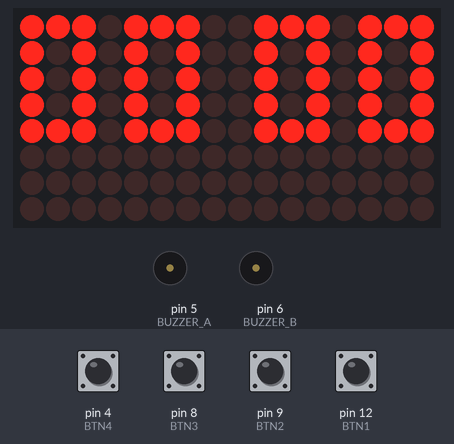
Simulated run of this sketch. Board: Arduino Nano, built with avr-gcc and run on an emulated ATmega328P. Shown: 16×8 LED matrix, buzzer (waves = sounding, pin HIGH). Wiring (inferred from the names in the program): 2 × MAX7219 LED driver (orientation assumed): data pin 11; clock pin 13; CS pin 10. The test bench sets the inputs (shaded band); at power-on: pin 4 (BTN4), pin 8 (BTN3), pin 9 (BTN2), pin 12 (BTN1) HIGH. Pins used as bus, display or sensor lines are not drawn.

Above: at 0.11 s.
At 5.06 s:
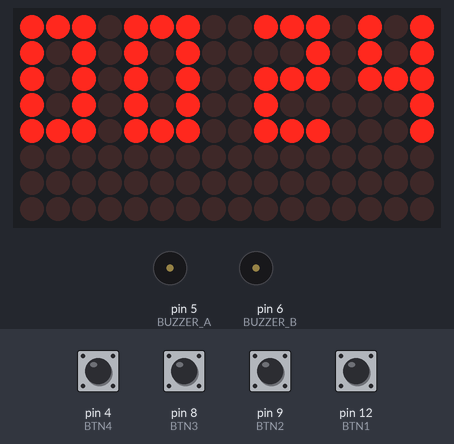
At 10.0 s:
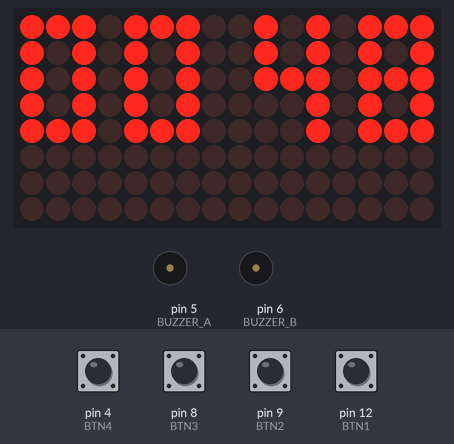
At 19.89 s:
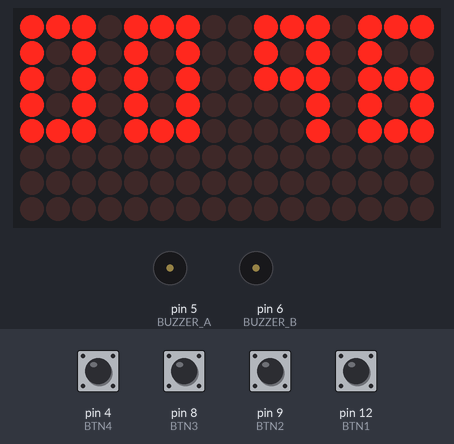
At 29.78 s:
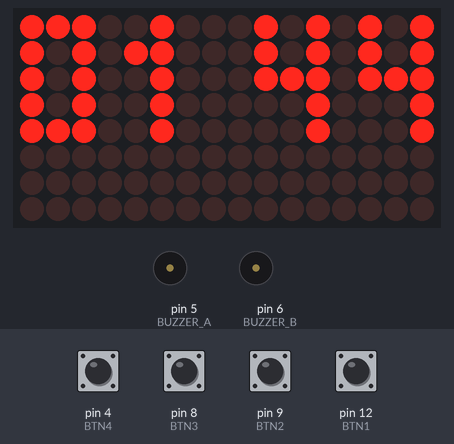
At 39.88 s:
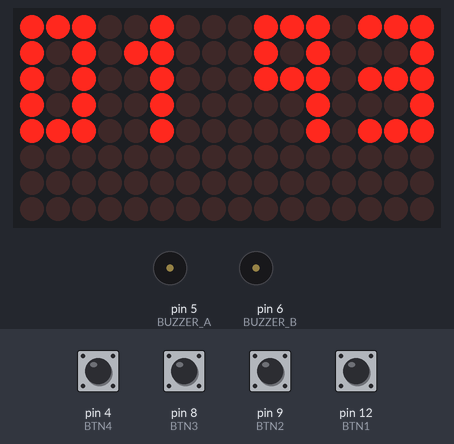

The sketch:

MeuRelogio.ino
```cpp
/*
 * Definicao do hardware:
 * Display (MAX7219):
 * 11 DIN
 * 10 CS
 * 13 CLK
 *
 * Botoes: (dir p/ esq) 12 9 8 4
 *
 * Buzzer: 5 6
 *
 * Termometro (DS18b20): A7
 *
 * RTC (DS3231) / Memoria (24C32):
 * SQW: 2
 * SCL: A5 (Hard SCL)
 * SDA: A4 (Hard SDA)
 *
 */


#define DISPLAY_DIN 11
#define DISPLAY_CS  10
#define DISPLAY_CLK 13

#define BTN1 12
#define BTN2 9
#define BTN3 8
#define BTN4 4

#define BUZZER_A 5
#define BUZZER_B 6

#define TERM_1WIRE A7

#define RTC_INT_INPUT 2
#define RTC_SCL A5
#define RTC_SDA A4


void setup() {
  // put your setup code here, to run once:

  pinMode(BTN1, INPUT_PULLUP);
  pinMode(BTN2, INPUT_PULLUP);
  pinMode(BTN3, INPUT_PULLUP);
  pinMode(BTN4, INPUT_PULLUP);

  pinMode(BUZZER_A, OUTPUT);
  pinMode(BUZZER_B, OUTPUT);

  display_init();


}

void loop() {
  // put your main code here, to run repeatedly:

  int freq = 0;

  if (digitalRead(BTN1) == 0)
  {
    freq = 4000;
  }

  if (digitalRead(BTN2) == 0)
  {
    freq = 5000;
  }

  if (digitalRead(BTN3) == 0)
  {
    freq = 6000;
  }

  if (digitalRead(BTN4) == 0)
  {
    freq = 10000;
  }

  if (freq != 0)
  {
    unsigned long now = millis();

    while(millis() < (now+200))
    {
      digitalWrite(BUZZER_A,HIGH);
      digitalWrite(BUZZER_B,LOW);
      delayMicroseconds(500000/freq);
      digitalWrite(BUZZER_B,HIGH);
      digitalWrite(BUZZER_A,LOW);
      delayMicroseconds(500000/freq);
    }

    digitalWrite(BUZZER_B,LOW);
    digitalWrite(BUZZER_A,LOW);

    freq = 0;
  }

  unsigned int test=0,test2 = 0;
  while(1)
  {
//    display_change_number(0,0,1,2);
//    delay(200);
//    display_change_number(0,0,2,1);


    display_write_number_to_buffer(0,0,((test/1000) %10));
    display_write_number_to_buffer(4,0,((test/100) %10));
    display_write_number_to_buffer(9,0,((test/10) %10));
    display_write_number_to_buffer(13,0,((test)%10));
    test++;
    if (test>9999) test = 0;
    write_buffer_to_display();

    delay(200);
  }

}
```

display.ino
```cpp
#define NUM_DISPLAYS 2

#define INTENSITYMIN 0

// MAX7219 registers
#define MAXREG_DECODEMODE 0x09
#define MAXREG_INTENSITY  0x0a
#define MAXREG_SCANLIMIT  0x0b
#define MAXREG_SHUTDOWN   0x0c
#define MAXREG_DISPTEST   0x0f

const uint32_t numeros[10] =
{
  0x001f111f,
  0x00081f00,
  0x0017151d,
  0x0015151f,
  0x001c041f,
  0x001d1517,
  0x001f1517,
  0x00101718,
  0x001f151f,
  0x001c141f
};

//  number font is 3x5 pixels, being:
// [01][02][03]
// [04][05][06]
// [07][08][09]
// [10][11][12]
// [13][14][15]

const uint8_t numbers3x5[10][15] =
{
  {1,1,1, 1,0,1, 1,0,1, 1,0,1, 1,1,1}, // 0
  {0,1,0, 1,1,0, 0,1,0, 0,1,0, 0,1,0}, // 1
  {1,1,1, 0,0,1, 1,1,1, 1,0,0, 1,1,1}, // 2
  {1,1,1, 0,0,1, 1,1,1, 0,0,1, 1,1,1}, // 3
  {1,0,1, 1,0,1, 1,1,1, 0,0,1, 0,0,1}, // 4
  {1,1,1, 1,0,0, 1,1,1, 0,0,1, 1,1,1}, // 5
  {1,1,1, 1,0,0, 1,1,1, 1,0,1, 1,1,1}, // 6
  {1,1,1, 0,0,1, 0,1,0, 0,1,0, 0,1,0}, // 7
  {1,1,1, 1,0,1, 1,1,1, 1,0,1, 1,1,1}, // 8
  {1,1,1, 1,0,1, 1,1,1, 0,0,1, 0,0,1}, // 9
};


byte disp_buffer[NUM_DISPLAYS * 8][8]; // [x][y]
uint64_t lowlevel_buffer[NUM_DISPLAYS];


// function that sets the same register and value to all cascated displays
void setRegistry(byte reg, byte value)
{
  digitalWrite(DISPLAY_CS, LOW);

  for (int i = 0 ; i < NUM_DISPLAYS ; i++)
  {
    putByte(reg);   // specify register
    putByte(value); // send data
  }

  digitalWrite(DISPLAY_CS, HIGH);
}


void putByte(byte data)
{
  byte i = 8;
  byte mask;
  while (i > 0)
  {
    mask = 0x01 << (i - 1);        // get bitmask
    digitalWrite( DISPLAY_CLK, LOW);   // tick
    if (data & mask)               // choose bit
      digitalWrite(DISPLAY_DIN, HIGH); // send 1
    else
      digitalWrite(DISPLAY_DIN, LOW);  // send 0
    digitalWrite(DISPLAY_CLK, HIGH);   // tock
    --i;                           // move to lesser bit
  }
}


void write_buffer_to_display()
{
  write_display_buffer_to_lowlevel_buffer();
  write_lowlevel_buffer_to_display();
}

void write_display_buffer_to_lowlevel_buffer()
{
  // is here where we take care to convert the display buffer to the low level buffer, including positoning and rotation
  for (int line = 0 ; line < 8 ; line ++)
  {
    for (int col = 0 ; col < (NUM_DISPLAYS * 8) ; col++)
    {
      int display_number = col / 8;
      int display_col = col % 8;

      if (disp_buffer[col][line] == 0)
      {
        lowlevel_buffer[display_number] &= ~ ((uint64_t)(0x80 >> display_col) << (line * 8));
      }
      else
      {
        lowlevel_buffer[display_number] |= ((uint64_t)(0x80 >> display_col) << (line * 8));
      }
    }
  }
}

void write_lowlevel_buffer_to_display()
{
  for (int line_reg = 0 ; line_reg < 8 ; line_reg++)
  {
    digitalWrite(DISPLAY_CS, LOW);
    for (int disp = 0 ; disp < NUM_DISPLAYS ; disp++)
    {
      putByte((byte) line_reg + 1);   // specify register
      putByte((byte) (lowlevel_buffer[disp] >> 8 * line_reg)); // send data
    }
    digitalWrite(DISPLAY_CS, HIGH);
  }
}

void display_write_number_to_buffer(int posx, int posy, uint8_t number)
{
  unsigned int x,y;
  if (number>9) return;

  for (int i = 0 ; i<15 ; i++)
  {
    x = posx + i%3;
    y = posy + i/3;
    if (( x < (NUM_DISPLAYS*8)) && (y<8)) disp_buffer[x][y] = numbers3x5[number][i];
  }
}

void display_clear_buffer()
{
   for (int line = 0 ; line < 8 ; line ++)
  {
    for (int col = 0 ; col < (NUM_DISPLAYS * 8) ; col++)
    {
      disp_buffer[col][line] = 0;
    }
  }
}

void display_change_number(int posx, int posy, uint8_t oldnumber, uint8_t newnumber)
{
  for (int t=0 ; t<9 ; t++)
  {
    display_clear_buffer();
    display_write_number_to_buffer(posx,posy-t,oldnumber);
    display_write_number_to_buffer(posx,posy-t+8,newnumber);
    write_buffer_to_display();
    delay(50);
  }

}

void display_init()
{
  pinMode(DISPLAY_DIN, OUTPUT);
  pinMode(DISPLAY_CLK, OUTPUT);
  pinMode(DISPLAY_CS, OUTPUT);

  // initialization of the MAX7219
  setRegistry(MAXREG_SCANLIMIT, 0x07);
  setRegistry(MAXREG_DECODEMODE, 0x00);  // using an led matrix (not digits)
  setRegistry(MAXREG_SHUTDOWN, 0x01);    // not in shutdown mode
  setRegistry(MAXREG_DISPTEST, 0x00);    // no display test
  setRegistry(MAXREG_INTENSITY, 0x0f & INTENSITYMIN);

//  lowlevel_buffer[1] = 0xff017d45555d417f;
//  lowlevel_buffer[0] = 0xfe82baaaa2be80ff;

  write_lowlevel_buffer_to_display();
}
```
